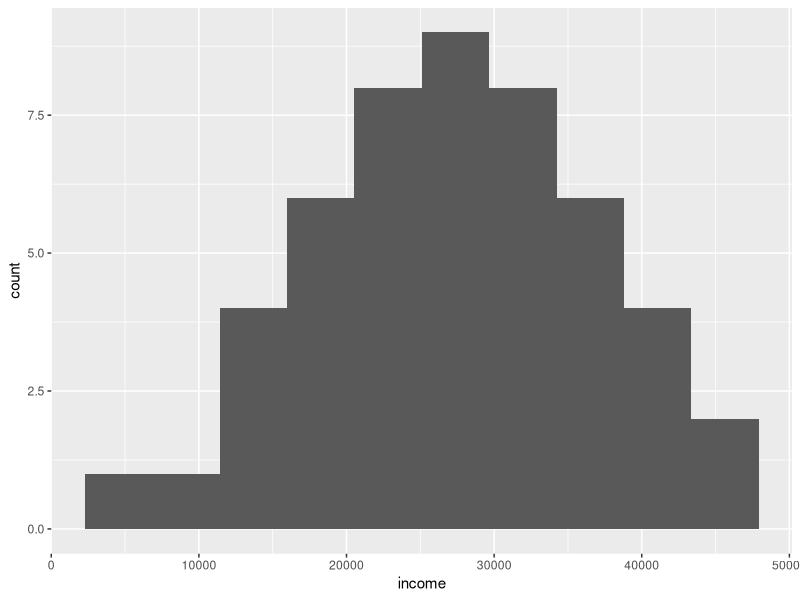
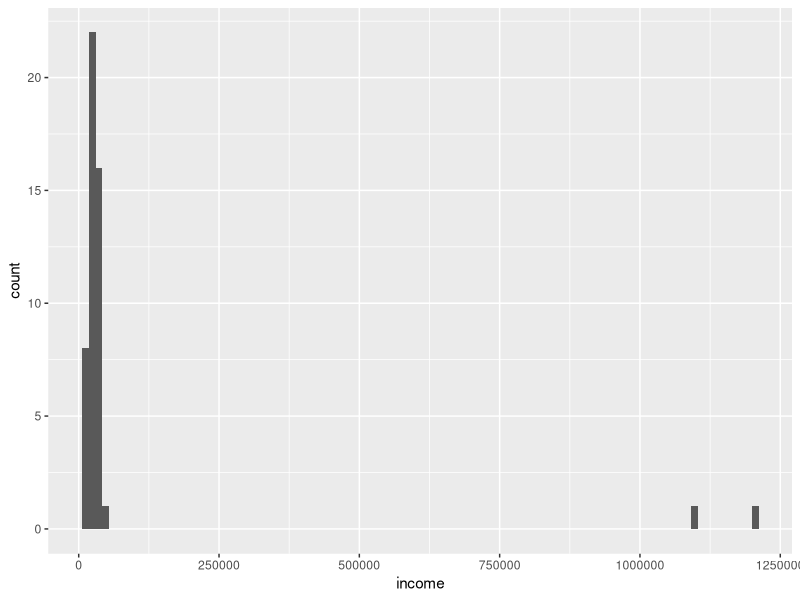

Reproduce these figures in R, in order.
## ---- chunk 1
suppressMessages(library("tidyverse"))
## ---- chunk 2
drinks = tibble(
  choice = c(
    "espresso", "latte", "tea", "tea", "earl gray", "americano", 
    "hot chocolate", "tea", "hot chocolate", "tea"
  )
)

drinks$choice
## ---- chunk 3
drinks %>% 
  count(choice) %>% 
  arrange(desc(n))
## ---- chunk 4
set.seed(42)
dat = tibble(
  income = qnorm(seq(0, 1, 0.02), 2.73, 1) * 10000
) %>% 
  filter(income > 0, income != Inf)

as.vector(dat$income)
## ---- chunk 5
ggplot(dat, aes(income)) +
  geom_histogram(bins = 10)
## ---- chunk 6
dat %>% 
  arrange(income) %>%
  unlist() %>% 
  as.vector()
## ---- chunk 7
median(dat$income)
## ---- chunk 8
mean(dat$income)
## ---- chunk 9
all.equal(
  mean(dat$income),
  median(dat$income)
)
## ---- chunk 10
dat$income[49] = 1200000
dat$income[48] = 1100000
## ---- chunk 11
ggplot(dat) + geom_histogram(aes(income), bins = 100)
## ---- chunk 12
median(dat$income)
## ---- chunk 13
mean(dat$income)
